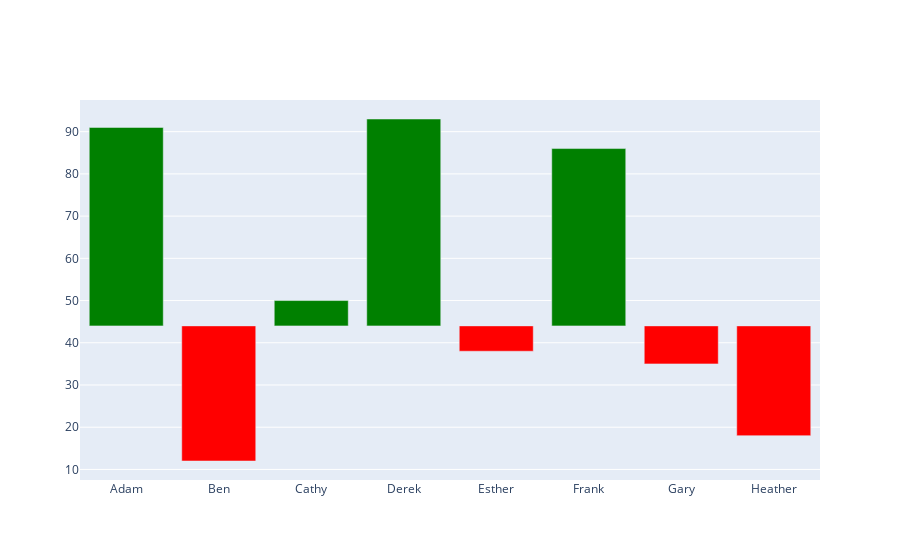

Notebook source saved alongside this figure:
### Code cell
fig = go.Figure()
fig.add_trace(
    go.Bar(
        x=students, 
        y=grades - median_grade,
        base=median_grade,
        marker_color=colors
    )
)

fig.show()

### Figure 1 — Plotly figure (JSON) as saved in the notebook; plotly's stock layout.template omitted (floating-point values rounded to 4 significant figures)
{"data": [{"base": 44, "marker": {"color": ["green", "red", "green", "green", "red", "green", "red", "red"]}, "type": "bar", "x": ["Adam", "Ben", "Cathy", "Derek", "Esther", "Frank", "Gary", "Heather"], "y": [47, -32, 6, 49, -6, 42, -9, -26]}], "layout": {}}
